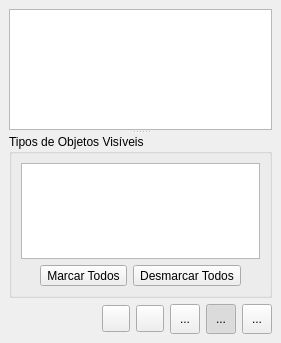
<?xml version="1.0" encoding="UTF-8"?>
<ui version="4.0">
 <class>VisaoObjetosWidget</class>
 <widget class="QDockWidget" name="VisaoObjetosWidget">
  <property name="enabled">
   <bool>true</bool>
  </property>
  <property name="geometry">
   <rect>
    <x>0</x>
    <y>0</y>
    <width>281</width>
    <height>343</height>
   </rect>
  </property>
  <property name="windowIcon">
   <iconset resource="../res/resources.qrc">
    <normaloff>:/icones/icones/pgsqlModeler48x48.png</normaloff>:/icones/icones/pgsqlModeler48x48.png</iconset>
  </property>
  <property name="allowedAreas">
   <set>Qt::AllDockWidgetAreas</set>
  </property>
  <property name="windowTitle">
   <string>Objetos do Modelo</string>
  </property>
  <widget class="QWidget" name="dockWidgetContents">
   <property name="enabled">
    <bool>true</bool>
   </property>
   <layout class="QGridLayout" name="gridLayout_5">
    <item row="0" column="0">
     <widget class="QSplitter" name="splitter">
      <property name="orientation">
       <enum>Qt::Vertical</enum>
      </property>
      <widget class="QStackedWidget" name="visaoobjetos_stw">
       <property name="enabled">
        <bool>true</bool>
       </property>
       <property name="minimumSize">
        <size>
         <width>0</width>
         <height>0</height>
        </size>
       </property>
       <property name="currentIndex">
        <number>0</number>
       </property>
       <widget class="QWidget" name="page">
        <property name="enabled">
         <bool>true</bool>
        </property>
        <layout class="QGridLayout" name="gridLayout_4">
         <property name="margin">
          <number>0</number>
         </property>
         <property name="spacing">
          <number>0</number>
         </property>
         <item row="0" column="0">
          <widget class="QTreeWidget" name="arvoreobjetos_tw">
           <property name="enabled">
            <bool>true</bool>
           </property>
           <property name="palette">
            <palette>
             <active>
              <colorrole role="Link">
               <brush brushstyle="SolidPattern">
                <color alpha="255">
                 <red>0</red>
                 <green>170</green>
                 <blue>255</blue>
                </color>
               </brush>
              </colorrole>
             </active>
             <inactive>
              <colorrole role="Link">
               <brush brushstyle="SolidPattern">
                <color alpha="255">
                 <red>0</red>
                 <green>170</green>
                 <blue>255</blue>
                </color>
               </brush>
              </colorrole>
             </inactive>
             <disabled>
              <colorrole role="Link">
               <brush brushstyle="SolidPattern">
                <color alpha="255">
                 <red>0</red>
                 <green>170</green>
                 <blue>255</blue>
                </color>
               </brush>
              </colorrole>
             </disabled>
            </palette>
           </property>
           <property name="font">
            <font>
             <pointsize>9</pointsize>
            </font>
           </property>
           <property name="frameShadow">
            <enum>QFrame::Sunken</enum>
           </property>
           <property name="horizontalScrollBarPolicy">
            <enum>Qt::ScrollBarAsNeeded</enum>
           </property>
           <property name="autoScroll">
            <bool>true</bool>
           </property>
           <property name="editTriggers">
            <set>QAbstractItemView::NoEditTriggers</set>
           </property>
           <property name="showDropIndicator" stdset="0">
            <bool>true</bool>
           </property>
           <property name="alternatingRowColors">
            <bool>true</bool>
           </property>
           <property name="selectionMode">
            <enum>QAbstractItemView::SingleSelection</enum>
           </property>
           <property name="selectionBehavior">
            <enum>QAbstractItemView::SelectItems</enum>
           </property>
           <property name="iconSize">
            <size>
             <width>18</width>
             <height>18</height>
            </size>
           </property>
           <property name="indentation">
            <number>20</number>
           </property>
           <property name="rootIsDecorated">
            <bool>false</bool>
           </property>
           <property name="uniformRowHeights">
            <bool>true</bool>
           </property>
           <property name="itemsExpandable">
            <bool>true</bool>
           </property>
           <property name="sortingEnabled">
            <bool>false</bool>
           </property>
           <property name="animated">
            <bool>true</bool>
           </property>
           <property name="allColumnsShowFocus">
            <bool>false</bool>
           </property>
           <property name="headerHidden">
            <bool>true</bool>
           </property>
           <property name="expandsOnDoubleClick">
            <bool>false</bool>
           </property>
           <attribute name="headerStretchLastSection">
            <bool>true</bool>
           </attribute>
           <column>
            <property name="text">
             <string>1</string>
            </property>
           </column>
          </widget>
         </item>
        </layout>
       </widget>
       <widget class="QWidget" name="page_2">
        <layout class="QGridLayout" name="gridLayout_2">
         <property name="horizontalSpacing">
          <number>0</number>
         </property>
         <property name="margin">
          <number>0</number>
         </property>
         <item row="0" column="0">
          <widget class="QTableWidget" name="listaobjetos_tbw">
           <property name="enabled">
            <bool>true</bool>
           </property>
           <property name="font">
            <font>
             <pointsize>9</pointsize>
            </font>
           </property>
           <property name="editTriggers">
            <set>QAbstractItemView::NoEditTriggers</set>
           </property>
           <property name="alternatingRowColors">
            <bool>true</bool>
           </property>
           <property name="selectionMode">
            <enum>QAbstractItemView::SingleSelection</enum>
           </property>
           <property name="selectionBehavior">
            <enum>QAbstractItemView::SelectRows</enum>
           </property>
           <property name="gridStyle">
            <enum>Qt::SolidLine</enum>
           </property>
           <property name="sortingEnabled">
            <bool>true</bool>
           </property>
           <attribute name="horizontalHeaderCascadingSectionResizes">
            <bool>true</bool>
           </attribute>
           <attribute name="horizontalHeaderDefaultSectionSize">
            <number>96</number>
           </attribute>
           <attribute name="horizontalHeaderShowSortIndicator" stdset="0">
            <bool>true</bool>
           </attribute>
           <attribute name="horizontalHeaderStretchLastSection">
            <bool>true</bool>
           </attribute>
           <attribute name="verticalHeaderVisible">
            <bool>false</bool>
           </attribute>
           <attribute name="verticalHeaderCascadingSectionResizes">
            <bool>false</bool>
           </attribute>
           <attribute name="verticalHeaderDefaultSectionSize">
            <number>20</number>
           </attribute>
           <attribute name="verticalHeaderHighlightSections">
            <bool>false</bool>
           </attribute>
           <attribute name="verticalHeaderShowSortIndicator" stdset="0">
            <bool>false</bool>
           </attribute>
           <attribute name="verticalHeaderStretchLastSection">
            <bool>false</bool>
           </attribute>
           <column>
            <property name="text">
             <string>Objeto</string>
            </property>
            <property name="icon">
             <iconset resource="../res/resources.qrc">
              <normaloff>:/icones/icones/table.png</normaloff>:/icones/icones/table.png</iconset>
            </property>
           </column>
           <column>
            <property name="text">
             <string>Tipo</string>
            </property>
            <property name="icon">
             <iconset resource="../res/resources.qrc">
              <normaloff>:/icones/icones/usertype.png</normaloff>:/icones/icones/usertype.png</iconset>
            </property>
           </column>
           <column>
            <property name="text">
             <string>Objeto Pai</string>
            </property>
            <property name="icon">
             <iconset resource="../res/resources.qrc">
              <normaloff>:/icones/icones/schema.png</normaloff>:/icones/icones/schema.png</iconset>
            </property>
           </column>
           <column>
            <property name="text">
             <string>Tipo Objeto Pai</string>
            </property>
            <property name="icon">
             <iconset resource="../res/resources.qrc">
              <normaloff>:/icones/icones/usertype.png</normaloff>:/icones/icones/usertype.png</iconset>
            </property>
           </column>
          </widget>
         </item>
        </layout>
       </widget>
      </widget>
      <widget class="QWidget" name="layoutWidget">
       <layout class="QVBoxLayout" name="verticalLayout">
        <item>
         <widget class="QGroupBox" name="objetosvisiveis_grp">
          <property name="maximumSize">
           <size>
            <width>16777215</width>
            <height>16777215</height>
           </size>
          </property>
          <property name="title">
           <string>Tipos de Objetos Visíveis</string>
          </property>
          <property name="flat">
           <bool>false</bool>
          </property>
          <property name="checkable">
           <bool>false</bool>
          </property>
          <layout class="QGridLayout" name="gridLayout_3">
           <item row="0" column="0" colspan="3">
            <widget class="QListWidget" name="objetosvisiveis_lst">
             <property name="minimumSize">
              <size>
               <width>0</width>
               <height>0</height>
              </size>
             </property>
             <property name="maximumSize">
              <size>
               <width>16777215</width>
               <height>16777215</height>
              </size>
             </property>
             <property name="editTriggers">
              <set>QAbstractItemView::NoEditTriggers</set>
             </property>
             <property name="alternatingRowColors">
              <bool>true</bool>
             </property>
             <property name="currentRow">
              <number>-1</number>
             </property>
             <property name="sortingEnabled">
              <bool>true</bool>
             </property>
            </widget>
           </item>
           <item row="1" column="0">
            <spacer name="horizontalSpacer_3">
             <property name="orientation">
              <enum>Qt::Horizontal</enum>
             </property>
             <property name="sizeHint" stdset="0">
              <size>
               <width>58</width>
               <height>20</height>
              </size>
             </property>
            </spacer>
           </item>
           <item row="1" column="1">
            <layout class="QHBoxLayout" name="horizontalLayout_2">
             <item>
              <widget class="QToolButton" name="marcar_tb">
               <property name="text">
                <string>Marcar Todos</string>
               </property>
              </widget>
             </item>
             <item>
              <widget class="QToolButton" name="desmarcar_tb">
               <property name="text">
                <string>Desmarcar Todos</string>
               </property>
              </widget>
             </item>
            </layout>
           </item>
           <item row="1" column="2">
            <spacer name="horizontalSpacer_2">
             <property name="orientation">
              <enum>Qt::Horizontal</enum>
             </property>
             <property name="sizeHint" stdset="0">
              <size>
               <width>58</width>
               <height>20</height>
              </size>
             </property>
            </spacer>
           </item>
          </layout>
         </widget>
        </item>
       </layout>
      </widget>
     </widget>
    </item>
    <item row="1" column="0">
     <layout class="QHBoxLayout" name="horizontalLayout">
      <item>
       <spacer name="horizontalSpacer">
        <property name="orientation">
         <enum>Qt::Horizontal</enum>
        </property>
        <property name="sizeHint" stdset="0">
         <size>
          <width>118</width>
          <height>20</height>
         </size>
        </property>
       </spacer>
      </item>
      <item>
       <widget class="QToolButton" name="selecionar_tb">
        <property name="toolTip">
         <string>Selecionar</string>
        </property>
        <property name="text">
         <string/>
        </property>
        <property name="icon">
         <iconset resource="../res/resources.qrc">
          <normaloff>:/icones/icones/confirmar.png</normaloff>:/icones/icones/confirmar.png</iconset>
        </property>
        <property name="iconSize">
         <size>
          <width>20</width>
          <height>20</height>
         </size>
        </property>
       </widget>
      </item>
      <item>
       <widget class="QToolButton" name="cancelar_tb">
        <property name="toolTip">
         <string>Cancelar</string>
        </property>
        <property name="text">
         <string/>
        </property>
        <property name="icon">
         <iconset resource="../res/resources.qrc">
          <normaloff>:/icones/icones/fechar1.png</normaloff>:/icones/icones/fechar1.png</iconset>
        </property>
        <property name="iconSize">
         <size>
          <width>20</width>
          <height>20</height>
         </size>
        </property>
       </widget>
      </item>
      <item>
       <widget class="QToolButton" name="opcoesvisao_tb">
        <property name="minimumSize">
         <size>
          <width>30</width>
          <height>30</height>
         </size>
        </property>
        <property name="toolTip">
         <string>Configuração da visão de objetos</string>
        </property>
        <property name="text">
         <string>...</string>
        </property>
        <property name="icon">
         <iconset resource="../res/resources.qrc">
          <normaloff>:/icones/icones/config.png</normaloff>:/icones/icones/config.png</iconset>
        </property>
        <property name="iconSize">
         <size>
          <width>20</width>
          <height>20</height>
         </size>
        </property>
        <property name="checkable">
         <bool>true</bool>
        </property>
        <property name="checked">
         <bool>false</bool>
        </property>
       </widget>
      </item>
      <item>
       <widget class="QToolButton" name="visaoarvore_tb">
        <property name="minimumSize">
         <size>
          <width>30</width>
          <height>30</height>
         </size>
        </property>
        <property name="toolTip">
         <string>Visão em árvore</string>
        </property>
        <property name="accessibleName">
         <string/>
        </property>
        <property name="text">
         <string>...</string>
        </property>
        <property name="icon">
         <iconset resource="../res/resources.qrc">
          <normaloff>:/icones/icones/visaoarvore.png</normaloff>:/icones/icones/visaoarvore.png</iconset>
        </property>
        <property name="iconSize">
         <size>
          <width>20</width>
          <height>20</height>
         </size>
        </property>
        <property name="checkable">
         <bool>true</bool>
        </property>
        <property name="checked">
         <bool>true</bool>
        </property>
       </widget>
      </item>
      <item>
       <widget class="QToolButton" name="visaolista_tb">
        <property name="minimumSize">
         <size>
          <width>30</width>
          <height>30</height>
         </size>
        </property>
        <property name="toolTip">
         <string>Visão em lista</string>
        </property>
        <property name="text">
         <string>...</string>
        </property>
        <property name="icon">
         <iconset resource="../res/resources.qrc">
          <normaloff>:/icones/icones/visaolista.png</normaloff>:/icones/icones/visaolista.png</iconset>
        </property>
        <property name="iconSize">
         <size>
          <width>20</width>
          <height>20</height>
         </size>
        </property>
        <property name="checkable">
         <bool>true</bool>
        </property>
       </widget>
      </item>
     </layout>
    </item>
   </layout>
  </widget>
 </widget>
 <resources>
  <include location="../res/resources.qrc"/>
 </resources>
 <connections/>
</ui>
